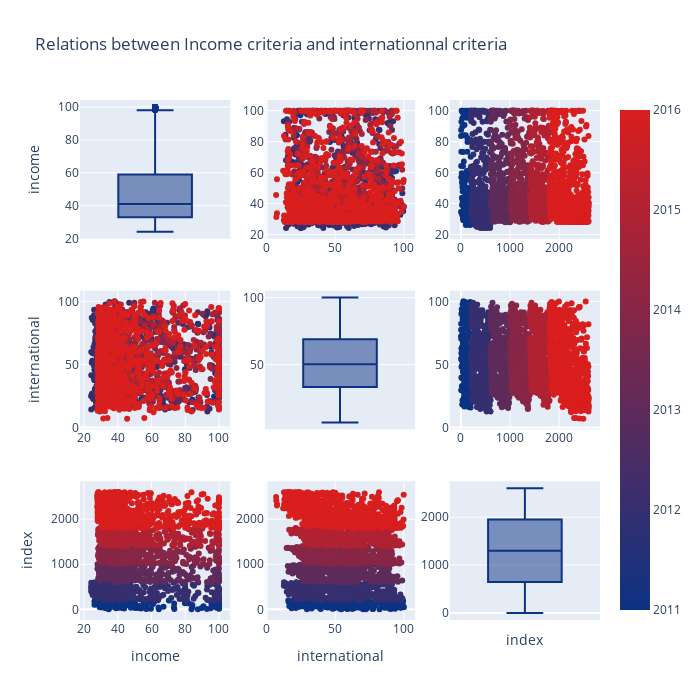

Notebook cell for this chart:
### Markdown cell above
<font color='blue'>
2. Existe-t-il une corrélation entre le score universitaire pour le transfert de connaissances et le score universitaire des perspectives internationales (personnel, étudiants, recherche) ? Utiliser un ou plusieurs graphique pour justifier votre réponse.
<font color='black'>

### Code cell
## import figure factory
import plotly.figure_factory as ff

# prepare data
data = dfValues_m[["income", "international", "year"]]
print(data)
data["index"] = np.arange(1,len(data)+1)

# scatter matrix
fig = ff.create_scatterplotmatrix(data, diag='box', index='year',colormap='Portland', colormap_type='cat', 
                                  title='Relations between Income criteria and internationnal criteria',
                                  height=700, width=700)
iplot(fig)
#
#
#
## prepare data
#dataframe = timesData[timesData.year == 2015]
#data2015 = dataframe.loc[:,["research","international", "total_score"]]
#data2015["index"] = np.arange(1,len(data2015)+1)
#
## scatter matrix
#fig = ff.create_scatterplotmatrix(data2015, diag='box', index='index',colormap='Portland',
#                                  colormap_type='cat',
#                                  height=700, width=700)

### Figure 1 — Plotly figure (JSON) as saved in the notebook; plotly's stock layout.template omitted (floating-point values rounded to 4 significant figures; data arrays with more than 128 entries replaced by an {"elided": "..."} marker saying what was removed)
{"data": [{"marker": {"color": "rgb(12, 51, 131)"}, "showlegend": false, "type": "box", "xaxis": "x", "y": {"elided": "2603 float values"}, "yaxis": "y"}, {"marker": {"color": {"elided": "2603 int values"}, "colorscale": [[0, "rgb(12, 51, 131)"], [1, "rgb(217, 30, 30)"]], "showscale": true, "size": 6}, "mode": "markers", "showlegend": false, "type": "scatter", "x": {"elided": "2603 str values"}, "xaxis": "x2", "y": {"elided": "2603 float values"}, "yaxis": "y2"}, {"marker": {"color": {"elided": "2603 int values"}, "colorscale": [[0, "rgb(12, 51, 131)"], [1, "rgb(217, 30, 30)"]], "showscale": false, "size": 6}, "mode": "markers", "showlegend": false, "type": "scatter", "x": {"elided": "2603 int values"}, "xaxis": "x3", "y": {"elided": "2603 float values"}, "yaxis": "y3"}, {"marker": {"color": {"elided": "2603 int values"}, "colorscale": [[0, "rgb(12, 51, 131)"], [1, "rgb(217, 30, 30)"]], "showscale": false, "size": 6}, "mode": "markers", "showlegend": false, "type": "scatter", "x": {"elided": "2603 float values"}, "xaxis": "x4", "y": {"elided": "2603 str values"}, "yaxis": "y4"}, {"marker": {"color": "rgb(12, 51, 131)"}, "showlegend": false, "type": "box", "xaxis": "x5", "y": {"elided": "2603 str values"}, "yaxis": "y5"}, {"marker": {"color": {"elided": "2603 int values"}, "colorscale": [[0, "rgb(12, 51, 131)"], [1, "rgb(217, 30, 30)"]], "showscale": false, "size": 6}, "mode": "markers", "showlegend": false, "type": "scatter", "x": {"elided": "2603 int values"}, "xaxis": "x6", "y": {"elided": "2603 str values"}, "yaxis": "y6"}, {"marker": {"color": {"elided": "2603 int values"}, "colorscale": [[0, "rgb(12, 51, 131)"], [1, "rgb(217, 30, 30)"]], "showscale": false, "size": 6}, "mode": "markers", "showlegend": false, "type": "scatter", "x": {"elided": "2603 float values"}, "xaxis": "x7", "y": {"elided": "2603 int values"}, "yaxis": "y7"}, {"marker": {"color": {"elided": "2603 int values"}, "colorscale": [[0, "rgb(12, 51, 131)"], [1, "rgb(217, 30, 30)"]], "showscale": false, "size": 6}, "mode": "markers", "showlegend": false, "type": "scatter", "x": {"elided": "2603 str values"}, "xaxis": "x8", "y": {"elided": "2603 int values"}, "yaxis": "y8"}, {"marker": {"color": "rgb(12, 51, 131)"}, "showlegend": false, "type": "box", "xaxis": "x9", "y": {"elided": "2603 int values"}, "yaxis": "y9"}], "layout": {"height": 700, "showlegend": true, "title": {"text": "Relations between Income criteria and internationnal criteria"}, "width": 700, "xaxis": {"anchor": "y", "domain": [0, 0.2889], "showticklabels": false}, "xaxis2": {"anchor": "y2", "domain": [0.3556, 0.6444]}, "xaxis3": {"anchor": "y3", "domain": [0.7111, 1]}, "xaxis4": {"anchor": "y4", "domain": [0, 0.2889]}, "xaxis5": {"anchor": "y5", "domain": [0.3556, 0.6444], "showticklabels": false}, "xaxis6": {"anchor": "y6", "domain": [0.7111, 1]}, "xaxis7": {"anchor": "y7", "domain": [0, 0.2889], "title": {"text": "income"}}, "xaxis8": {"anchor": "y8", "domain": [0.3556, 0.6444], "title": {"text": "international"}}, "xaxis9": {"anchor": "y9", "domain": [0.7111, 1], "showticklabels": false, "title": {"text": "index"}}, "yaxis": {"anchor": "x", "domain": [0.7333, 1], "title": {"text": "income"}}, "yaxis2": {"anchor": "x2", "domain": [0.7333, 1]}, "yaxis3": {"anchor": "x3", "domain": [0.7333, 1]}, "yaxis4": {"anchor": "x4", "domain": [0.3667, 0.6333], "title": {"text": "international"}}, "yaxis5": {"anchor": "x5", "domain": [0.3667, 0.6333]}, "yaxis6": {"anchor": "x6", "domain": [0.3667, 0.6333]}, "yaxis7": {"anchor": "x7", "domain": [0, 0.2667], "title": {"text": "index"}}, "yaxis8": {"anchor": "x8", "domain": [0, 0.2667]}, "yaxis9": {"anchor": "x9", "domain": [0, 0.2667]}}}
